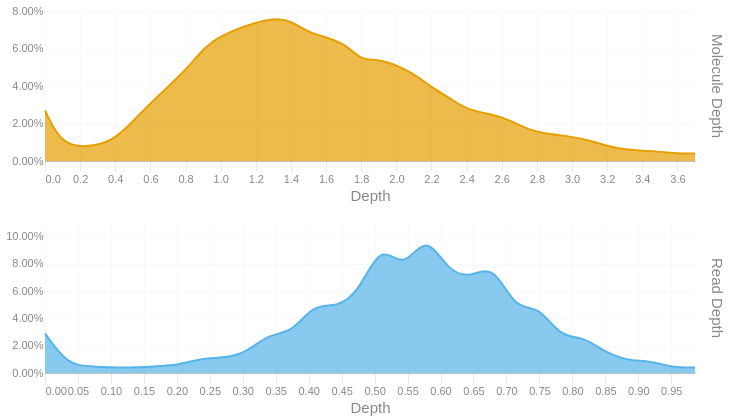

The cell this chart's notebook holds for it:
### Code cell
readdep = depth_hist(tb['Read Depth'], q99, 3)
readdep = readdep.with_columns(pl.lit('Read Depth').alias('Metric'))
if not SKIPLR:
    moldep = depth_hist(tb['Molecule Depth'], mol_q99, 1)
    moldep = moldep.with_columns(pl.lit('Molecule Depth').alias('Metric'))
    _hist = pl.concat([readdep, moldep])
    _hist = _hist.filter(pl.col('Proportion') != 0)
    with SafeRender(_hist):
        (
            alt.Chart(_hist)        
            .mark_area(interpolate = "basis")
            .encode(
                x=alt.X('Bin:Q').scale(domainMin=0).axis(alt.Axis(title='Depth')),
                y = alt.Y('Proportion:Q', title = None).axis(format = '.2%'),
                color = alt.Color('Metric:N').legend(None),
                row = alt.Row("Metric:N").header(title = None, labelOrient = 'right'),
                tooltip = [
                    alt.Tooltip("Metric:N", title = "Metric"),
                    alt.Tooltip('Interval:N', title = "Depth Interval"),
                    alt.Tooltip('Proportion:Q', title = "% Alignments").format('.2%')
                ]
            )
            .resolve_scale(x='independent', y='independent')
            .properties(
                height = 150, width = 650,
                usermeta={'embedOptions': {'downloadFileName': f'{samplename}.depth.hist'}}
            )
        ).display()
else:
    readdep = readdep.filter(pl.col('Proportion') != 0)
    with SafeRender(readdep):
        (
            alt.Chart(readdep)        
            .mark_area(interpolate = "basis")
            .encode(
                x=alt.X('Bin:Q').scale(domainMin=0).axis(alt.Axis(title='Depth')),
                y = alt.Y('Proportion:Q', title = None).axis(format = '.2%'),
                tooltip = [
                    alt.Tooltip('Interval:N', title = "Depth Interval"),
                    alt.Tooltip('Proportion:Q', title = "% Alignments").format('.2%')
                ]
            )
            .properties(
                usermeta={'embedOptions': {'downloadFileName': f'{samplename}.depth.hist'}}
            )
        ).display()

### Figure 1 — Vega-Lite specification as saved in the notebook (floating-point values rounded to 4 significant figures)
{"width": 650, "height": 150, "config": {"title": {"anchor": "start", "dy": -15, "fontSize": 18, "color": "#888888", "subtitleColor": "#888888", "subtitleFontSize": 14}, "arc": {"fill": "#0072B2"}, "axis": {"domainColor": "#888888", "domainWidth": 0.5, "gridWidth": 0.2, "grid": false, "titleFontWeight": 400, "titleFontSize": 15, "labelFontSize": 11, "labelColor": "#888888", "tickColor": "#888888", "tickWidth": 0.2, "titleColor": "#888888"}, "axisBand": {"grid": false}, "axisX": {"grid": true, "tickSize": 10, "domainCap": "round"}, "axisY": {"domain": false, "grid": true, "tickSize": 0, "domainCap": "round"}, "background": "transparent", "header": {"labelFontSize": 15, "labelColor": "#888888", "titleFontSize": 15, "titleFontWeight": 600, "titleColor": "#888888"}, "legend": {"labelFont": "sans-serif", "labelFontSize": 12, "labelColor": "#888888", "symbolSize": 100, "symbolType": "circle", "titleFontSize": 12, "titlePadding": 10, "titleColor": "#888888", "title": null}, "range": {"category": ["#E69F00", "#56B4E9", "#009E73", "#F0E442", "#0072B2", "#D55E00", "#CC79A7", "#000000"], "diverging": ["#cfe8f3", "#a2d4ec", "#73bfe2", "#46abdb", "#1696d2", "#12719e"]}, "area": {"fill": "#0072B2", "fillOpacity": 0.7, "line": true, "strokeOpacity": 0.7}, "line": {"color": "#0072B2", "stroke": "#0072B2", "strokeWidth": 2}, "trail": {"color": "#0072B2", "stroke": "#0072B2", "strokeWidth": 0, "size": 1}, "point": {"filled": true, "fillOpacity": 1.0, "size": 95}, "text": {"color": "#888888", "fontSize": 11, "align": "right", "fontWeight": 400, "size": 11}, "bar": {"fill": "#0072B2", "stroke": null}, "view": {"stroke": null, "continuousWidth": 660, "continuousHeight": 400}}, "data": {"name": "data-23cc830674943463f793277f31a21f00"}, "mark": {"type": "area", "interpolate": "basis"}, "encoding": {"color": {"field": "Metric", "legend": null, "type": "nominal"}, "row": {"field": "Metric", "header": {"title": null, "labelOrient": "right"}, "type": "nominal"}, "tooltip": [{"field": "Metric", "title": "Metric", "type": "nominal"}, {"field": "Interval", "title": "Depth Interval", "type": "nominal"}, {"field": "Proportion", "format": ".2%", "title": "% Alignments", "type": "quantitative"}], "x": {"axis": {"title": "Depth"}, "field": "Bin", "scale": {"domainMin": 0}, "type": "quantitative"}, "y": {"axis": {"format": ".2%"}, "field": "Proportion", "title": null, "type": "quantitative"}}, "resolve": {"scale": {"x": "independent", "y": "independent"}}, "usermeta": {"embedOptions": {"downloadFileName": "S1_Annapolis_8.depth.hist"}}, "$schema": "https://vega.github.io/schema/vega-lite/v6.1.0.json", "datasets": {"data-23cc830674943463f793277f31a21f00": [{"Bin": 0.0, "Interval": "0.0-0.034", "Proportion": 0.029, "Metric": "Read Depth"}, {"Bin": 0.034, "Interval": "0.034-0.068", "Proportion": 0.006, "Metric": "Read Depth"}, {"Bin": 0.068, "Interval": "0.068-0.102", "Proportion": 0.005, "Metric": "Read Depth"}, {"Bin": 0.102, "Interval": "0.102-0.136", "Proportion": 0.004, "Metric": "Read Depth"}, {"Bin": 0.136, "Interval": "0.136-0.17", "Proportion": 0.004, "Metric": "Read Depth"}, {"Bin": 0.17, "Interval": "0.17-0.204", "Proportion": 0.005, "Metric": "Read Depth"}, {"Bin": 0.204, "Interval": "0.204-0.238", "Proportion": 0.006, "Metric": "Read Depth"}, {"Bin": 0.238, "Interval": "0.238-0.272", "Proportion": 0.011, "Metric": "Read Depth"}, {"Bin": 0.272, "Interval": "0.272-0.306", "Proportion": 0.011, "Metric": "Read Depth"}, {"Bin": 0.306, "Interval": "0.306-0.34", "Proportion": 0.015, "Metric": "Read Depth"}, {"Bin": 0.34, "Interval": "0.34-0.374", "Proportion": 0.029, "Metric": "Read Depth"}, {"Bin": 0.374, "Interval": "0.374-0.408", "Proportion": 0.029, "Metric": "Read Depth"}, {"Bin": 0.408, "Interval": "0.408-0.442", "Proportion": 0.051, "Metric": "Read Depth"}, {"Bin": 0.442, "Interval": "0.442-0.476", "Proportion": 0.048, "Metric": "Read Depth"}, {"Bin": 0.476, "Interval": "0.476-0.51", "Proportion": 0.059, "Metric": "Read Depth"}, {"Bin": 0.51, "Interval": "0.51-0.544", "Proportion": 0.096, "Metric": "Read Depth"}, {"Bin": 0.544, "Interval": "0.544-0.578", "Proportion": 0.075, "Metric": "Read Depth"}, {"Bin": 0.578, "Interval": "0.578-0.612", "Proportion": 0.103, "Metric": "Read Depth"}, {"Bin": 0.612, "Interval": "0.612-0.646", "Proportion": 0.074, "Metric": "Read Depth"}, {"Bin": 0.646, "Interval": "0.646-0.68", "Proportion": 0.07, "Metric": "Read Depth"}, {"Bin": 0.68, "Interval": "0.68-0.714", "Proportion": 0.08, "Metric": "Read Depth"}, {"Bin": 0.714, "Interval": "0.714-0.748", "Proportion": 0.046, "Metric": "Read Depth"}, {"Bin": 0.748, "Interval": "0.748-0.782", "Proportion": 0.05, "Metric": "Read Depth"}, {"Bin": 0.782, "Interval": "0.782-0.816", "Proportion": 0.026, "Metric": "Read Depth"}, {"Bin": 0.816, "Interval": "0.816-0.85", "Proportion": 0.027, "Metric": "Read Depth"}, {"Bin": 0.85, "Interval": "0.85-0.884", "Proportion": 0.015, "Metric": "Read Depth"}, {"Bin": 0.884, "Interval": "0.884-0.918", "Proportion": 0.009, "Metric": "Read Depth"}, {"Bin": 0.918, "Interval": "0.918-0.952", "Proportion": 0.009, "Metric": "Read Depth"}, {"Bin": 0.952, "Interval": "0.952-0.986", "Proportion": 0.004, "Metric": "Read Depth"}, {"Bin": 0.986, "Interval": "0.986-1.02", "Proportion": 0.004, "Metric": "Read Depth"}, {"Bin": 0.0, "Interval": "0.0-0.1", "Proportion": 0.027, "Metric": "Molecule Depth"}, {"Bin": 0.1, "Interval": "0.1-0.3", "Proportion": 0.007, "Metric": "Molecule Depth"}, {"Bin": 0.3, "Interval": "0.3-0.4", "Proportion": 0.008, "Metric": "Molecule Depth"}, {"Bin": 0.4, "Interval": "0.4-0.5", "Proportion": 0.012, "Metric": "Molecule Depth"}, {"Bin": 0.5, "Interval": "0.5-0.6", "Proportion": 0.021, "Metric": "Molecule Depth"}, {"Bin": 0.6, "Interval": "0.6-0.8", "Proportion": 0.031, "Metric": "Molecule Depth"}, {"Bin": 0.8, "Interval": "0.8-0.9", "Proportion": 0.048, "Metric": "Molecule Depth"}, {"Bin": 0.9, "Interval": "0.9-1.0", "Proportion": 0.06, "Metric": "Molecule Depth"}, {"Bin": 1.0, "Interval": "1.0-1.2", "Proportion": 0.067, "Metric": "Molecule Depth"}, {"Bin": 1.2, "Interval": "1.2-1.3", "Proportion": 0.074, "Metric": "Molecule Depth"}, {"Bin": 1.3, "Interval": "1.3-1.4", "Proportion": 0.076, "Metric": "Molecule Depth"}, {"Bin": 1.4, "Interval": "1.4-1.5", "Proportion": 0.075, "Metric": "Molecule Depth"}, {"Bin": 1.5, "Interval": "1.5-1.7", "Proportion": 0.068, "Metric": "Molecule Depth"}, {"Bin": 1.7, "Interval": "1.7-1.8", "Proportion": 0.064, "Metric": "Molecule Depth"}, {"Bin": 1.8, "Interval": "1.8-1.9", "Proportion": 0.053, "Metric": "Molecule Depth"}, {"Bin": 1.9, "Interval": "1.9-2.1", "Proportion": 0.055, "Metric": "Molecule Depth"}, {"Bin": 2.1, "Interval": "2.1-2.2", "Proportion": 0.047, "Metric": "Molecule Depth"}, {"Bin": 2.2, "Interval": "2.2-2.3", "Proportion": 0.039, "Metric": "Molecule Depth"}, {"Bin": 2.3, "Interval": "2.3-2.4", "Proportion": 0.034, "Metric": "Molecule Depth"}, {"Bin": 2.4, "Interval": "2.4-2.6", "Proportion": 0.027, "Metric": "Molecule Depth"}, {"Bin": 2.6, "Interval": "2.6-2.7", "Proportion": 0.024, "Metric": "Molecule Depth"}, {"Bin": 2.7, "Interval": "2.7-2.8", "Proportion": 0.019, "Metric": "Molecule Depth"}, {"Bin": 2.8, "Interval": "2.8-3.0", "Proportion": 0.015, "Metric": "Molecule Depth"}, {"Bin": 3.0, "Interval": "3.0-3.1", "Proportion": 0.013, "Metric": "Molecule Depth"}, {"Bin": 3.1, "Interval": "3.1-3.2", "Proportion": 0.011, "Metric": "Molecule Depth"}, {"Bin": 3.2, "Interval": "3.2-3.3", "Proportion": 0.008, "Metric": "Molecule Depth"}, {"Bin": 3.3, "Interval": "3.3-3.5", "Proportion": 0.006, "Metric": "Molecule Depth"}, {"Bin": 3.5, "Interval": "3.5-3.6", "Proportion": 0.005, "Metric": "Molecule Depth"}, {"Bin": 3.6, "Interval": "3.6-3.7", "Proportion": 0.004, "Metric": "Molecule Depth"}, {"Bin": 3.7, "Interval": "3.7-3.86", "Proportion": 0.004, "Metric": "Molecule Depth"}]}}
